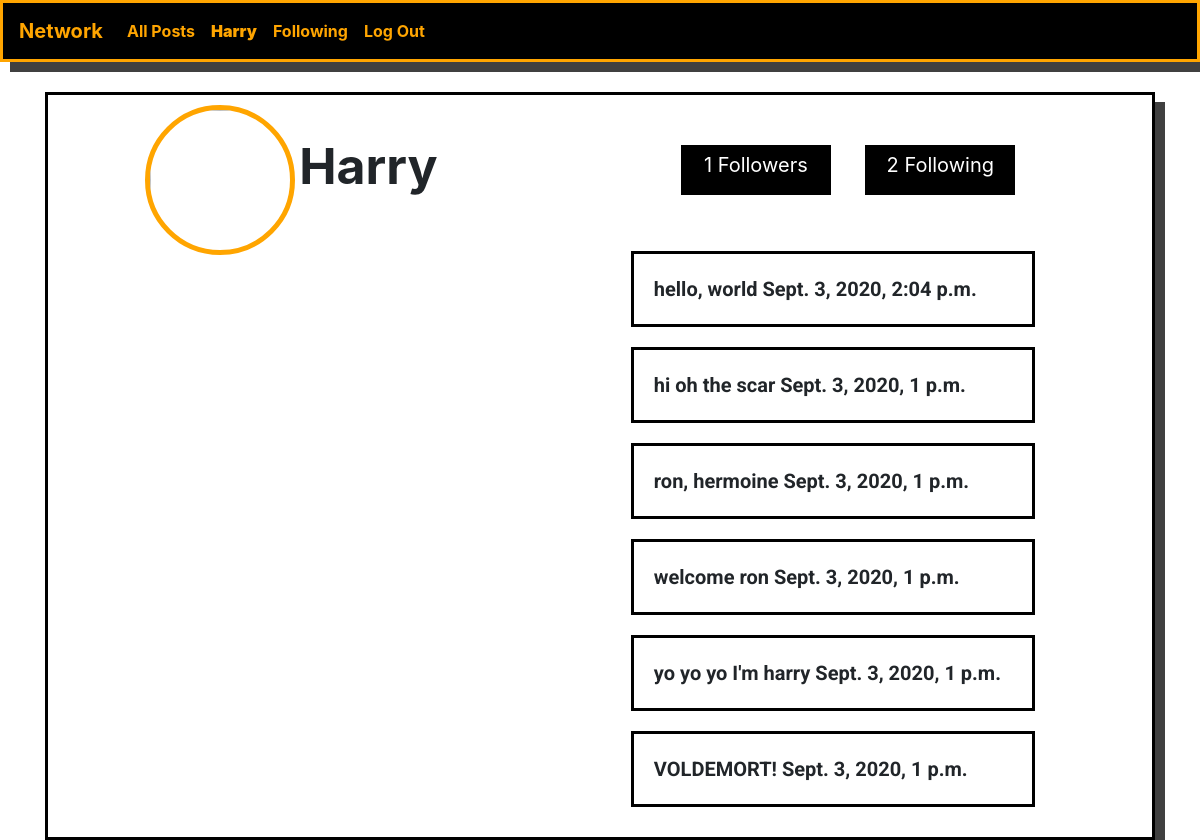
The page /profile/3 (signed in) on the database its author committed.
### network/models.py (models this page shows, shortened)
class User(AbstractUser):
	pass

class Post(models.Model):
	post = models.CharField(max_length=350,blank = True, null = True)
	user = models.ForeignKey(User, on_delete=models.CASCADE)
	created_date = models.DateTimeField(default=timezone.now())

### network/views.py (the view)
# urls.py: path("profile/<str:user_id>", views.profile, name="profile"),
def profile(request, user_id):
    if request.user.is_authenticated:
        now = timezone.now()
        upcoming = Post.objects.filter(created_date__gte=now, user__in=User.objects.filter(id=user_id)).order_by('created_date')
        passed = Post.objects.filter(created_date__lt=now, user__in=User.objects.filter(id=user_id)).order_by('-created_date')
        username1 = User.objects.get(id=request.user.id)
        for post in passed:
            username = post.user
        user = User.objects.get(id=user_id)
        state = False
        for f in user.followers.all():
            if request.user.username == str(f):
                state = True
            else:
                state = False
        posts_list = list(upcoming) + list(passed)
        page = request.GET.get('page', 1)
        paginator = Paginator(posts_list, 10)
        try:
            allposts = paginator.page(page)
        except PageNotAnInteger:
            allposts = paginator.page(1)
        except EmptyPage:
            allposts = paginator.page(paginator.num_pages)
        return render(request, "network/profile.html",{
            "posts":allposts,
            "username":str(username),
            "user_id":user_id,
            "followers":user.followers.all().count(),
            "following":user.following.all().count(),
            "state":state
            })

### network/models.py (called while the page is built)
	def __str__(self):
		return self.user_id.username

### network/templates/network/profile.html (shortened to what this page needs)
{% extends "network/layout.html" %}
{% block body %}
<div class="container">
	<main>
		<div class="head">
			<div >
				<img class="profile " src="https://images.unsplash.com/photo-1581397867212-e05b3692d16b?ixlib=rb-1.2.1&ixid=eyJhcHBfaWQiOjEyMDd9&auto=format&fit=crop&w=500&q=60" >
				<span id="username">{{username}}</span>
			</div>
			<div >
				<div class="following">
					{% if user.username == username %}
						<div class="follow">
							<p ><a href="{% url 'followers' user_id %}">{{followers}} Followers</a></p>
                    		<p ><a  href="{% url 'following' user.id %}">{{following}} Following</a></p>
						</div>
					{% endif %}
				</div>
				{% for post in posts %}
				    <div class="new_post">
				    	<div class="post">
				    		{{post.post}}
				    		{{post.created_date}}
				    	</div>
				    </div>
				{% endfor %}
			</div>
		</div>
	</main>
</div>
{% endblock %}

### network/templates/network/layout.html (shortened to what this page needs)
{% load static %}
<!DOCTYPE html>
<html lang="en">
    <head>
        <link rel="stylesheet" href="https://stackpath.bootstrapcdn.com/bootstrap/4.4.1/css/bootstrap.min.css">
        <link href="{% static 'network/styles.css' %}" rel="stylesheet">
    </head>
    <body>
        <nav id="navbar" class="navbar navbar-expand-lg navbar-light ">
            <a class="navbar-brand" href="#">Network</a>
            <div>
              <ul class="navbar-nav mr-auto">
                <li class="nav-item">
                  <a class="nav-link" href="{% url 'index' %}">All Posts</a>
                </li>
                {% if user.is_authenticated %}
                 <li class="nav-item">
                        <a class="nav-link" href="{% url 'profile' user.id %}"><strong>{{ user.username }} </strong></a>
                    </li>
                    <li class="nav-item">
                        <a class="nav-link" href="{% url 'following' user.id %}">Following</a>
                    </li>
                    <li class="nav-item">
                        <a class="nav-link" href="{% url 'logout' %}">Log Out</a>
                    </li>
                {% endif %}
              </ul>
            </div>
          </nav>
        <div class="body">
            {% block body %}
            {% endblock %}
        </div>
    </body>
</html>

### network/static/network/styles.css (style rules this page uses)
.new_post { border:3px solid black; padding: 20px; margin: 20px; }
#navbar { background-color: black; border:solid orange 3px; font-weight: bolder; box-shadow: 10px 10px 0px 0px rgba(0,0,0,0.75); margin-bottom: 30px; }
#navbar a { color:orange; }
.following { border:1px solid black; padding: 20px; margin: 20px; }
.post { font-family: 'Roboto', sans-serif; font-weight: bolder; font-size: 20px; }

### network/templates/network/profile.html (style rules this page uses)
.head { display: flex; justify-content: space-around; margin: 10px; }
main { border:solid black 3px; width: 100%; height: auto; margin: auto; box-shadow: 10px 10px 0px 0px rgba(0,0,0,0.75); }
.profile { width: 150px; height: 150px; border-radius: 50%; border: solid 5px orange; }
.head p { font-size:20px; }
.follow p { width: 150px; height: 50px; text-align: center; padding: 5px; background-color: black; display: inline-block; margin-left: 30px; }
.following { border:none !important; }
#username { font-weight: bolder; font-size: 50px; }
.follow p a { color: white; }

### rows shown on the page
User: username "Harry"
Post: post "hello, world", created_date "Sept. 3, 2020, 2:04 p.m."
Post: post "hi oh the scar", created_date "Sept. 3, 2020, 1 p.m."
Post: post "ron, hermoine", created_date "Sept. 3, 2020, 1 p.m."
Post: post "welcome ron", created_date "Sept. 3, 2020, 1 p.m."
Post: post "yo yo yo I'm harry", created_date "Sept. 3, 2020, 1 p.m."
Post: post "VOLDEMORT!", created_date "Sept. 3, 2020, 1 p.m."

### other values the page prints
{{ followers }} "1"
{{ following }} "2"
